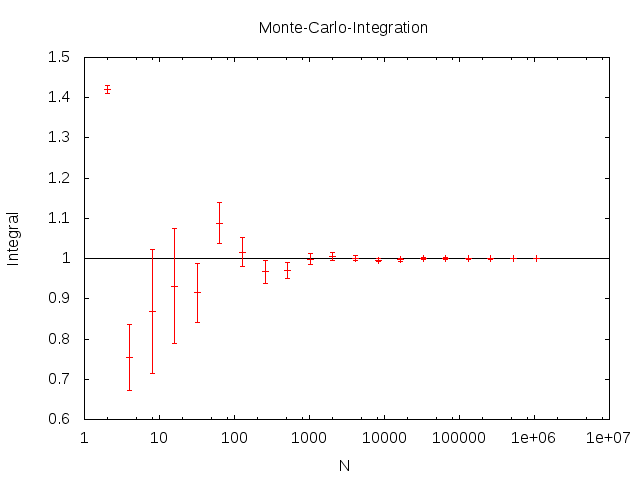

This chart was generated by the following gnuplot code:
set terminal png
set output 'aufg3.png'

set xlabel 'N'
set ylabel 'Integral'
set title 'Monte-Carlo-Integration'
set logscale x
unset key

set arrow from 1,1 to 1e7,1 nohead
plot 'aufg3.txt' u 1:2:3 with errorbars
